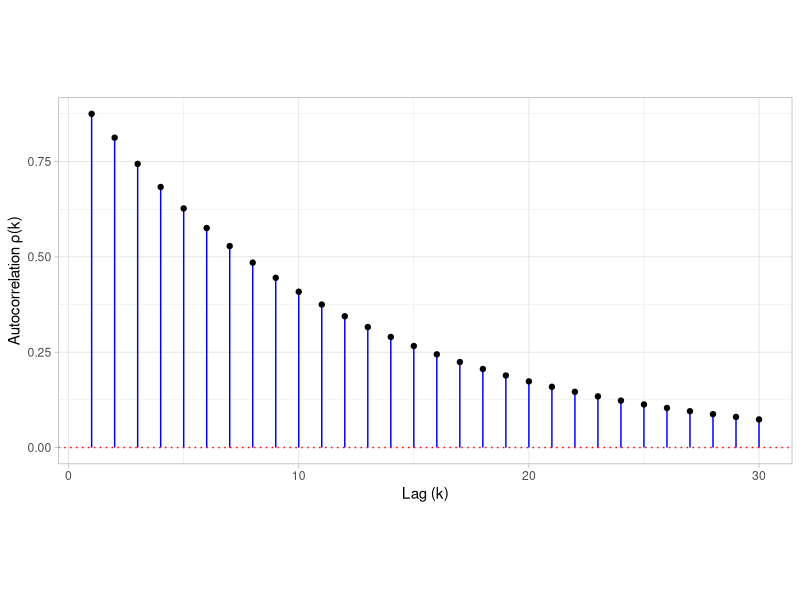
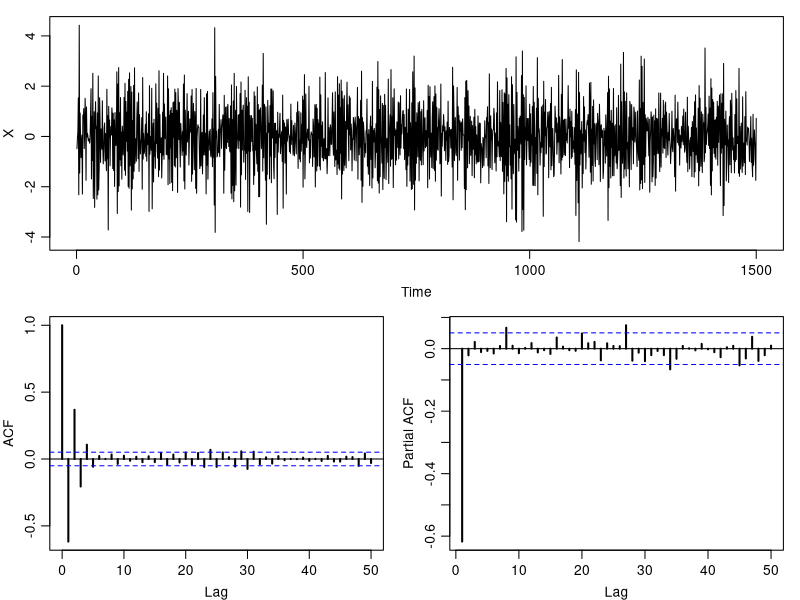
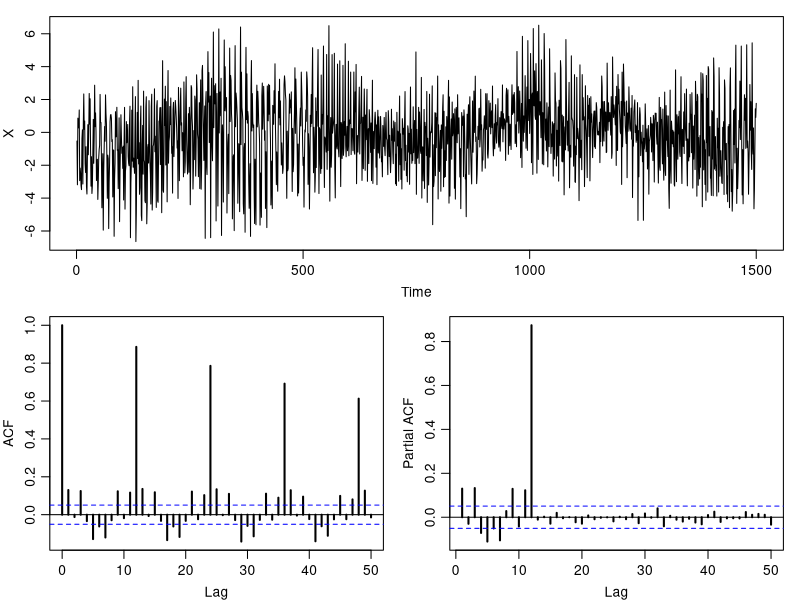
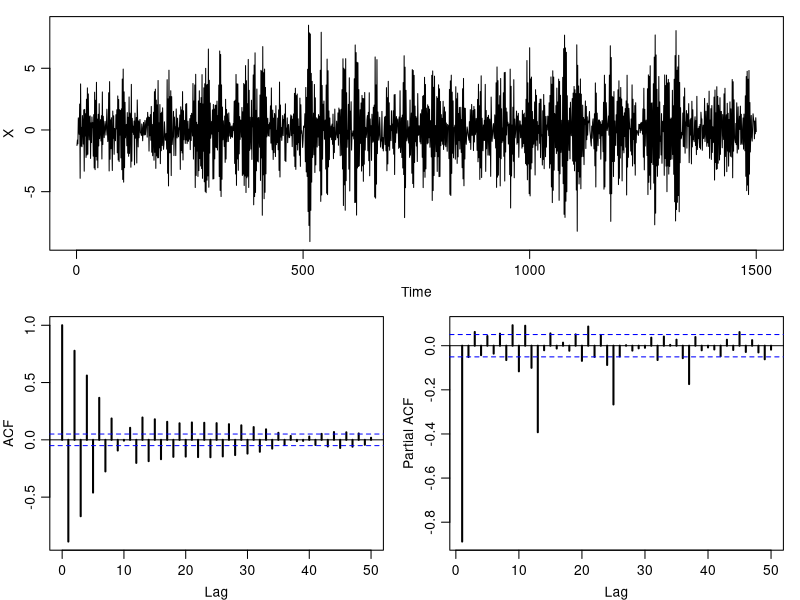
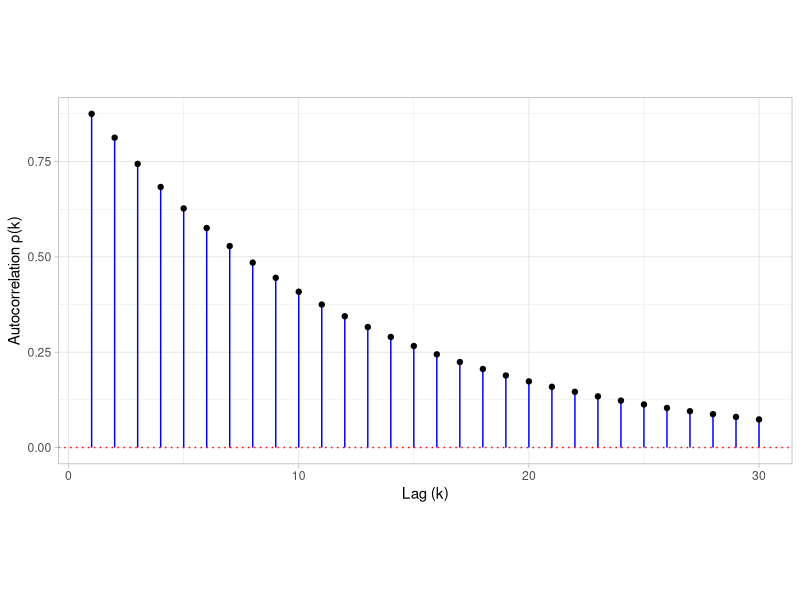

Generate these figures, in order, with R:
# Libraries to be used in this assignment
# install.packages("forecast")
# install.packages("ggplot2")
library(ggplot2)
library(forecast)

setwd("Assignment2")
print(getwd())

# ----------------------------- Exercise 1 -----------------------------------
# 1.1 Determine if the following AR(2) process is stationary
# Define coefficients
phi1 <- -0.7
phi2 <- -0.2

# Solve characteristic equation 1 + phi1*z + phi2*z^2 = 0
roots <- polyroot(c(1, phi1, phi2))

# Check if roots are outside the unit circle
is_stationary <- all(Mod(roots) > 1)
print(roots)
cat("Is the process stationary? ", is_stationary, "\n")

# 1.3 Write the autocorrelation ρ(k) for the AR(2) process
nlag <- 30  # Number of lags

# Initialize autocorrelation vector
rho <- numeric(nlag)
rho[1] <- -phi1 / (1 + phi2)  # Compute rho(1)
rho[2] <- -phi2 + (phi1^2 / (1 + phi2))  # Compute rho(2)

# Compute rho(k) recursively for k >= 3
for (k in 3:nlag) {
  rho[k] <- -phi1 * rho[k - 1] - phi2 * rho[k - 2]
}

# Exercise 1.4 Plot autocorrelation function
# Create a data frame for ggplot2
acf_dataframe <- data.frame(lag = 1:nlag, acf_value = rho)

# Plot using ggplot2
acf_plot <- ggplot(acf_dataframe, aes(x = lag, y = acf_value)) +
  # Draw vertical blue segments from the autocorrelation value to 0
  geom_segment(aes(xend = lag, yend = 0), color = "blue") +
  # Add black dots at the tip of each stick
  geom_point(color = "black") +
  # Add a horizontal red dotted line at y = 0
  geom_hline(yintercept = 0, linetype = "dotted", color = "red") +
  # Label axes and title
  labs(x = "Lag (k)", y = "Autocorrelation ρ(k)") +
  # Use a minimal theme and adjust the aspect ratio to make the plot wider than high
  theme_light() + theme(aspect.ratio = 1/2)
# Print the plot to the active device
print(acf_plot)

# Save the ggplot2 plot as a PNG file
ggsave("acf_ra.png", plot = acf_plot, width = 8, height = 4, dpi = 300)

# ----------------------------- Exercise 2 ----------------------------------- 
# ----------------------------- Angel code -----------------------------------

# Function for plot
plotit <- function(x){
  layout(rbind(1,2:3))
  par(mar=c(3,3,1,1), mgp=c(2, 0.7,0))
  plot(x, ylab="X")
  acf(x, lag.max=50, lwd=2)
  pacf(x, lag.max=50, lwd=2)
}

n <- 1500

## Exercise 3.1 ##

phi1 <- -0.6

# Simulate the ARIMA(1,0,0) model
set.seed(44)  # Setting seed for reproducibility

sim_data <- arima.sim(n = n, model = list(ar = phi1, order = c(1,0,0)), sd = 1)

plotit(sim_data)

# # Convert simulated data into a data frame for ggplot
# time_series <- data.frame(Time = 1:length(sim_data), Value = as.numeric(sim_data))

# # Create the plot
# ggplot(time_series, aes(x = Time, y = Value)) +
#   geom_line(color = "black", size = 0.7) +  # Black line
#   geom_point(color = "red", size = 1.5) +  # Red points for visibility
#   theme_minimal() +  # Clean theme
#   labs(title = "Simulated AR(1) Process",
#        x = "Index",
#        y = "Simulated Data") +
#   theme(text = element_text(size = 16),  # Increase font size
#         axis.title = element_text(size = 18),  
#         plot.title = element_text(size = 20, face = "bold"))

# # Calculate ACF and PACF
# acf_1 <- acf(sim_data, plot = FALSE)
# pacf_1 <- pacf(sim_data, plot = FALSE)

# # Plot ACF with increased font size and grid
# acf(sim_data, main = "Autocorrelation Function (ACF)", cex.axis = 1.5, cex.lab = 1.5)
# grid()  # Add grid

# # Plot PACF with increased font size and grid
# pacf(sim_data, main = "Partial Autocorrelation Function (PACF)", cex.axis = 1.5, cex.lab = 1.5)
# grid()  # Add grid



## Exercise 3.2 ##

# Parameters
Phi1 <- 0.9

# Simulate seasonal AR(1) process
set.seed(42) # For reproducibility

sim_data_2 <- arima.sim(model =list(ar = c(numeric(11),Phi1)),n = n, sd = 1)
plotit(sim_data_2)

# acf(sim_data_2)
# pacf(sim_data_2)

## Exercise 3.3 ##

phi1 <- -0.9 # opposite sign
theta1 <- -0.7

sim_data_3 <- arima.sim(n = n, model = list(ar = phi1, ma = c(numeric(11),theta1)), sd = 1)
plotit(sim_data_3)

# acf(sim_data_3)
# pacf(sim_data_3)

# ----------------------------- Raul's code -----------------------------------
